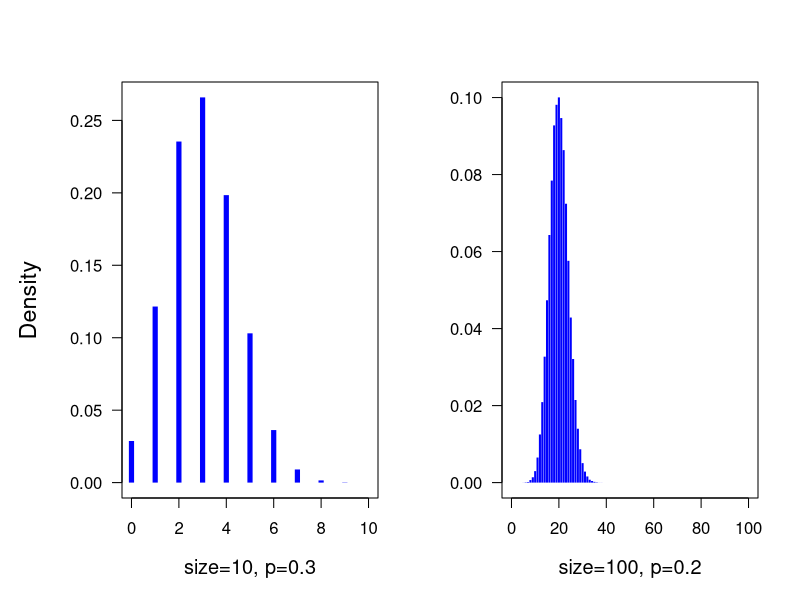
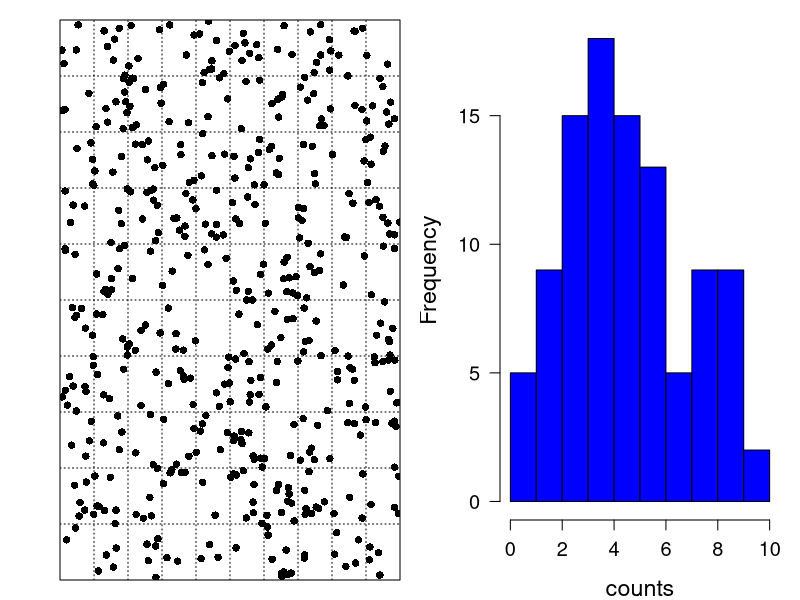
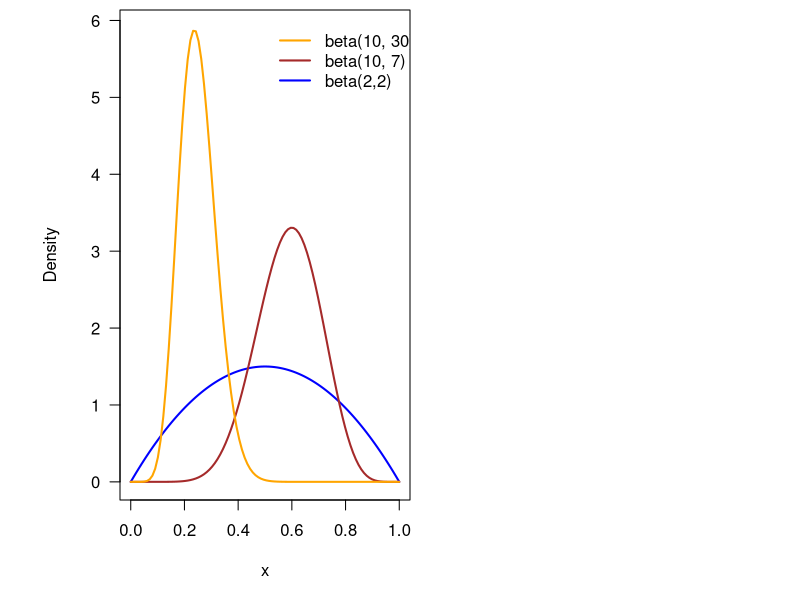

These figures' R source, in order: (Note: this script raises an error after producing the figures.)
## ---- chunk 1
randombinom <- rbinom(100000, size=10, prob=0.3)
histrandombin <- hist(randombinom, breaks=seq(-0.5, 10.5, by=1), plot=FALSE)
par(mfrow=c(1,2), oma=c(0, 2, 0,0))
plot(histrandombin$mids, histrandombin$density, type="h",  lwd=5,col="blue", las=1, xlim=c(0, 10), cex.lab=1.2, cex.axis=1,
  xlab="size=10, p=0.3", lend="butt", ylab="")

randombinom <- rbinom(100000, size=100, prob=0.2)
histrandombin <- hist(randombinom, breaks=seq(-0.5, 100+0.5,by=1), plot=FALSE)
plot(histrandombin$mids, histrandombin$density, type="h", lwd=2, col="blue", las=1, xlim=c(0, 100), cex.lab=1.2, cex.axis=1,
  xlab="size=100, p=0.2", lend="butt", ylab="")
mtext("Density", 2,outer=TRUE, cex=1.4)

## ---- chunk 2
set.seed(1338)
n <- 500         # simulate 500 raindrops
x <- runif(n)    # they fall at some random point (x,y) in space
y <- runif(n)

par(mfrow=c(1,2))

par(mar=c(1,1,1,1))
plot(c(0,1), c(0,1), type="n", xaxs="i", yaxs="i", xlab="", ylab="", axes=F)
box()
points(x,y, pch=16)

# add a grid
grid(10, 10, col=1)

# number of points per grid-cell
xcell <- cut(x, breaks=seq(0,1, by=0.1))
ycell <- cut(y, breaks=seq(0,1, by=0.1))
counts <- as.numeric(table(xcell, ycell))

par(mar=c(4,4,1,1))
hist(counts, col="blue", cex.lab=1.4, las=1, cex.axis=1.2, main="")
## ---- chunk 3
x <- seq(0,1, length=100)
y1 <- dbeta(x, 2,2)
y2 <- dbeta(x, 10,7)
y3 <- dbeta(x, 10, 30)
par(mar=c(5,4,0.5,0.5))
plot(x, y1, ylim=c(0, 5.9), xlab="x", ylab="Density", las=1, lwd=2, col="blue",
     type="l")
lines(x,y2, lwd=2, col="brown")
lines(x,y3, lwd=2, col="orange")
legend(0.5, 6, lwd=2, col=c("orange", "brown", "blue"), 
       legend=c("beta(10, 30)", "beta(10, 7)", "beta(2,2)"), bty="n")

## ---- chunk 4
x <- seq(-3, 3, length=100)
y <- dnorm(x) # density function of a standard normal distribution
dat <- tibble(x=x,y=y)
plot(x,y, type="l", lwd=2, col="#d95f0e", las=1, ylab="normal density of x")
segments(0, dnorm(1), 1, dnorm(1), lwd=2)
segments(0, dnorm(0), 0, 0)
text(0.5, 0.2, expression(sigma))
## ---- chunk 5
par(mar=c(4.5,4.5,1,1))
x <- seq(0, 5, length=100)
y <- df(x, 5,5)
plot(x, y, type="l", lwd=2, las=1, xlab="F-value", ylab="Density", main="", ylim=c(0,1))
text(3, 0.3, "df1=5, df2=5", adj=c(0,0))
text(3, 0.2, "df1=2, df2=10", adj=c(0,0), col="blue")
text(3, 0.1, "df1=20, df2=20", adj=c(0,0), col="orange")

y <- df(x, 2,10)
lines(x,y, lwd=2, col="blue")
y <- df(x, 20, 20)
lines(x,y, lwd=2, col="orange")
